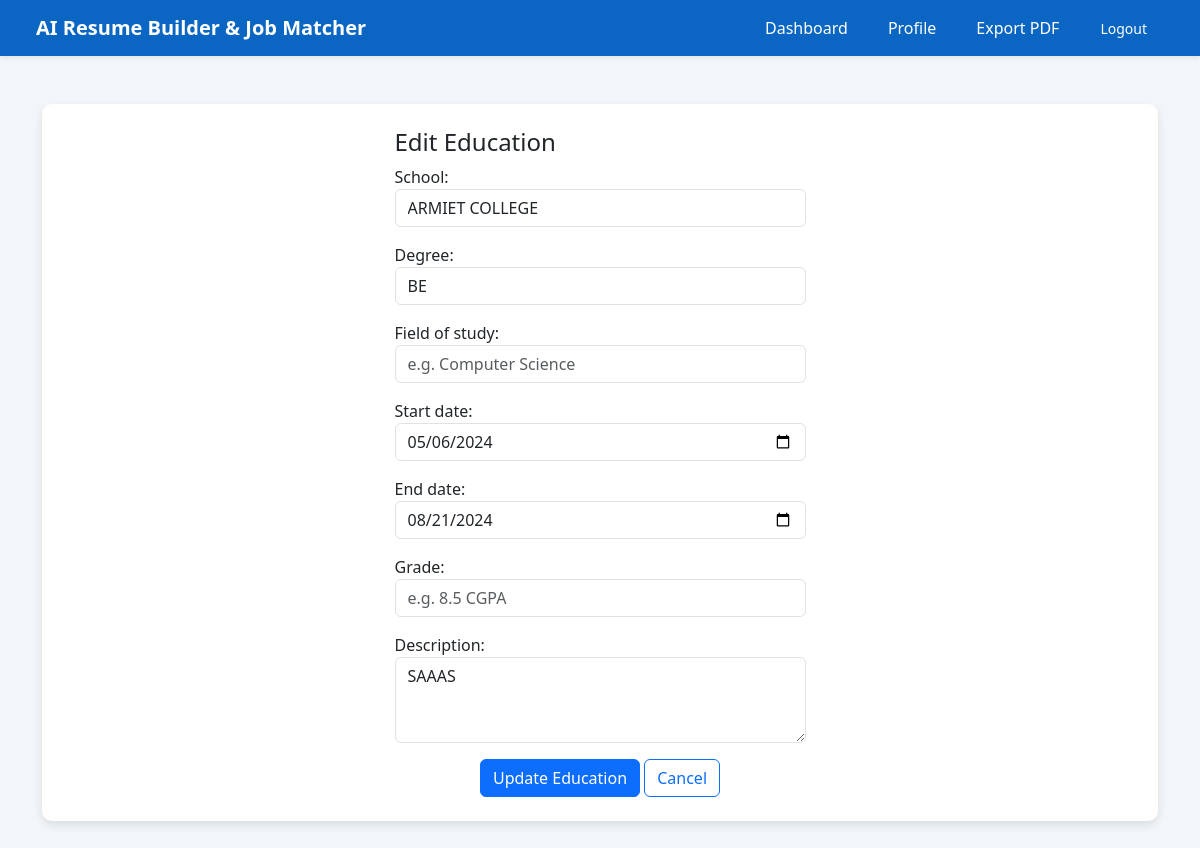
/education/4/edit/ (signed in), run on the app's committed database.
### builder/models.py (models this page shows, shortened)
class Education(models.Model):
    user = models.ForeignKey(User, on_delete=models.CASCADE, null=True)
    school = models.CharField(max_length=255, blank=True, null=True)
    degree = models.CharField(max_length=255, blank=True, null=True)
    field_of_study = models.CharField(max_length=255, blank=True, null=True)
    start_date = models.DateField(blank=True, null=True)
    end_date = models.DateField(blank=True, null=True)
    grade = models.CharField(max_length=50, blank=True, null=True)
    description = models.TextField(blank=True, null=True)
    created_at = models.DateTimeField(auto_now_add=True)
    updated_at = models.DateTimeField(auto_now=True)

### builder/views.py (the view)
# urls.py: path("education/<int:pk>/edit/", views.edit_education, name="edit_education"),
@login_required
def edit_education(request, pk):
    education = get_object_or_404(Education, pk=pk, user=request.user)
    if request.method == "POST":
        form = EducationForm(request.POST, instance=education)
        if form.is_valid():
            form.save()
            messages.success(request, "Education updated successfully!")
            return redirect("education")
    else:
        form = EducationForm(instance=education)
    return render(request, "builder/education_edit.html", {"form": form, "education": education})

### builder/forms.py
class EducationForm(forms.ModelForm):
    class Meta:
        model = Education
        fields = ["school", "degree", "field_of_study", "start_date", "end_date", "grade", "description"]
        widgets = {
            "school": forms.TextInput(attrs={"class": "form-control", "placeholder": "e.g. University of Mumbai"}),
            "degree": forms.TextInput(attrs={"class": "form-control", "placeholder": "e.g. Bachelor of Engineering"}),
            "field_of_study": forms.TextInput(attrs={"class": "form-control", "placeholder": "e.g. Computer Science"}),
            "start_date": forms.DateInput(attrs={"type": "date", "class": "form-control"}),
            "end_date": forms.DateInput(attrs={"type": "date", "class": "form-control"}),
            "grade": forms.TextInput(attrs={"class": "form-control", "placeholder": "e.g. 8.5 CGPA"}),
            "description": forms.Textarea(attrs={"class": "form-control", "rows": 3, "placeholder": "Details about your studies"}),
        }
    def __init__(self, *args, **kwargs):
        super().__init__(*args, **kwargs)
        for field in self.fields.values():
            field.required = False  # all optional

### builder/templates/builder/education_edit.html (shortened to what this page needs)
{% extends "builder/base.html" %}
{% block content %}
<div class="container d-flex justify-content-center">
  <div class="linkedin-container">
    <h4>Edit Education</h4>
    <form method="post">
      {% for field in form %}
        <div class="mb-3">
          {{ field.label_tag }}
          {{ field }}
        </div>
      {% endfor %}
      <div class="text-center mt-3">
        <button type="submit" class="btn btn-primary profile-button">Update Education</button>
        <a href="{% url 'education' %}" class="btn btn-outline-primary">Cancel</a>
      </div>
    </form>
  </div>
</div>
{% endblock %}

### builder/templates/builder/base.html (style rules this page uses)
body { background-color: #f3f6f9; }

### data on the page
Education: form "ARMIET COLLEGE" "BE" "05/06/2024" "08/21/2024" "SAAAS"

### other printed values
{{ field.label_tag }} "School:" "Degree:" "Field of study:" "Start date:" "End date:" "Grade:" "Description:"
